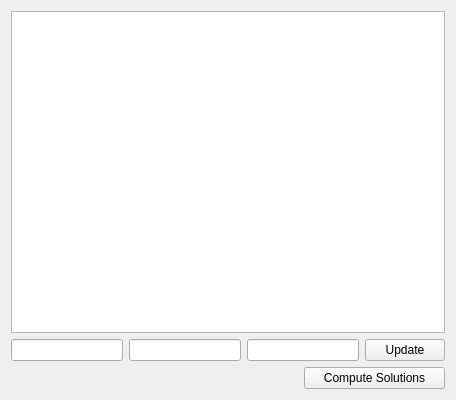
<?xml version="1.0" encoding="UTF-8"?>
<ui version="4.0">
 <class>guiClass</class>
 <widget class="QWidget" name="guiClass">
  <property name="geometry">
   <rect>
    <x>0</x>
    <y>0</y>
    <width>456</width>
    <height>400</height>
   </rect>
  </property>
  <property name="windowTitle">
   <string>gui</string>
  </property>
  <layout class="QVBoxLayout" name="verticalLayout">
   <item>
    <widget class="QListView" name="eqList"/>
   </item>
   <item>
    <layout class="QHBoxLayout" name="horizontalLayout">
     <item>
      <widget class="QLineEdit" name="aLineEdit"/>
     </item>
     <item>
      <widget class="QLineEdit" name="bLineEdit"/>
     </item>
     <item>
      <widget class="QLineEdit" name="cLineEdit"/>
     </item>
     <item>
      <widget class="QPushButton" name="updateButton">
       <property name="text">
        <string>Update</string>
       </property>
      </widget>
     </item>
    </layout>
   </item>
   <item>
    <layout class="QHBoxLayout" name="horizontalLayout_2">
     <item>
      <widget class="QLabel" name="sol1">
       <property name="text">
        <string/>
       </property>
      </widget>
     </item>
     <item>
      <widget class="QLabel" name="sol2">
       <property name="text">
        <string/>
       </property>
      </widget>
     </item>
     <item>
      <widget class="QPushButton" name="computeButton">
       <property name="text">
        <string>Compute Solutions</string>
       </property>
      </widget>
     </item>
    </layout>
   </item>
  </layout>
 </widget>
 <layoutdefault spacing="6" margin="11"/>
 <resources>
  <include location="gui.qrc"/>
 </resources>
 <connections/>
</ui>
